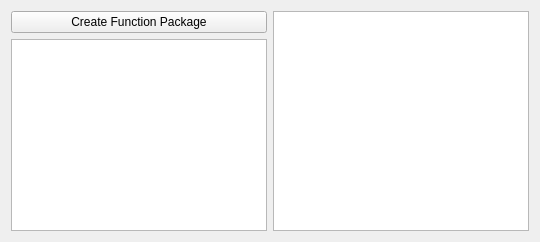
         <widget class="QWidget" name="tab_37">
          <attribute name="title">
           <string>Loaded Functions</string>
          </attribute>
          <layout class="QHBoxLayout" name="horizontalLayout_30">
           <item>
            <layout class="QVBoxLayout" name="verticalLayout_48">
             <property name="topMargin">
              <number>0</number>
             </property>
             <item>
              <widget class="QPushButton" name="cmdCreateAppFunction">
               <property name="text">
                <string>Create Function Package</string>
               </property>
              </widget>
             </item>
             <item>
              <widget class="QTreeWidget" name="tvLoadedApps">
               <attribute name="headerVisible">
                <bool>false</bool>
               </attribute>
               <column>
                <property name="text">
                 <string notr="true">1</string>
                </property>
               </column>
              </widget>
             </item>
            </layout>
           </item>
           <item>
            <widget class="QTreeWidget" name="tvFunctionPackageItems">
             <attribute name="headerVisible">
              <bool>false</bool>
             </attribute>
             <column>
              <property name="text">
               <string notr="true">1</string>
              </property>
             </column>
            </widget>
           </item>
          </layout>
         </widget>
